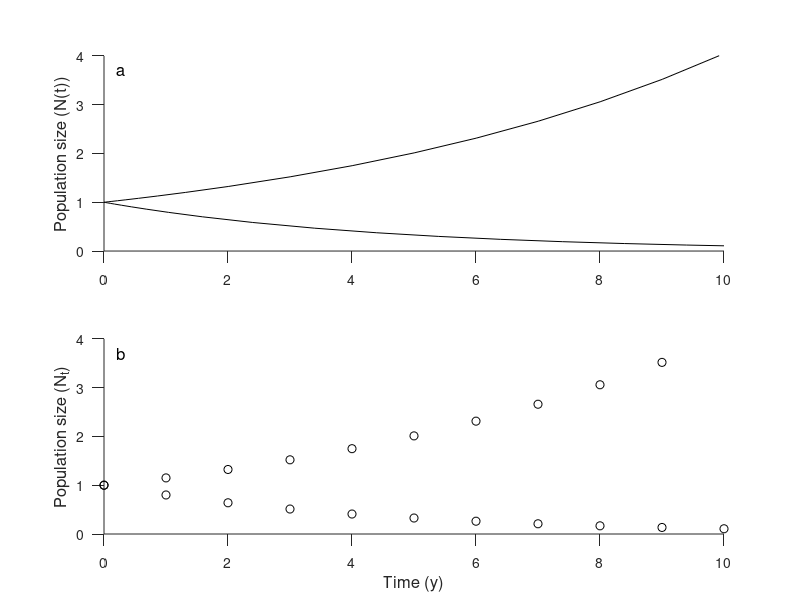

This figure's MATLAB source:
function discrete_vs_continuous

% Plot examples of exponential (continuous time) & geometric (discrete
% time) growth & decay

R = [1.15, 0.8]; % positive and negative growth rates

% time span over which to solve model
T = 0:10;
tspan = [T(1), T(end)];

% initial conditions
N0 = 1;

% Setup figure
figure(1)
set(gcf,'units','cent','position',[40,40,8,15])
clf

% Continuous:
sh(1) = subplot(2,1,1);
hold on

% Solve the ODE for each value of R:
for r = 1:length(R)
[TT,N] = ode23(@(t,N) ExpGrow(t,N,log(R(r))),tspan,N0);
ph=plot(TT,N,'k-');
end

% Discrete:
sh(2) = subplot(2,1,2);
hold on

% Iterate the discrete model for each value of R
for r = 1:length(R)
    Nt = N0.*R(r).^T;
    ph = plot(T,Nt,'ko');
end

% Plot cleanup:
set(sh(:),'tickdir','out','ticklength',[0.02 0.02])
xlabel(sh(2),'Time (y)','fontsize',12)
ylabel(sh(1),'Population size (N(t))','fontsize',12)
ylabel(sh(2),'Population size (N_t)','fontsize',12)
set(sh(:),'ytick',0:1:10,'xtick',0:2:10,'ylim',[0 4])

axes(sh(1))
text(0.2,3.7,'a','fontsize',12)
axes(sh(2))
text(0.2,3.7,'b','fontsize',12)

function dN = ExpGrow(t,N,r)
% Exponential growth
dN = r*N;
